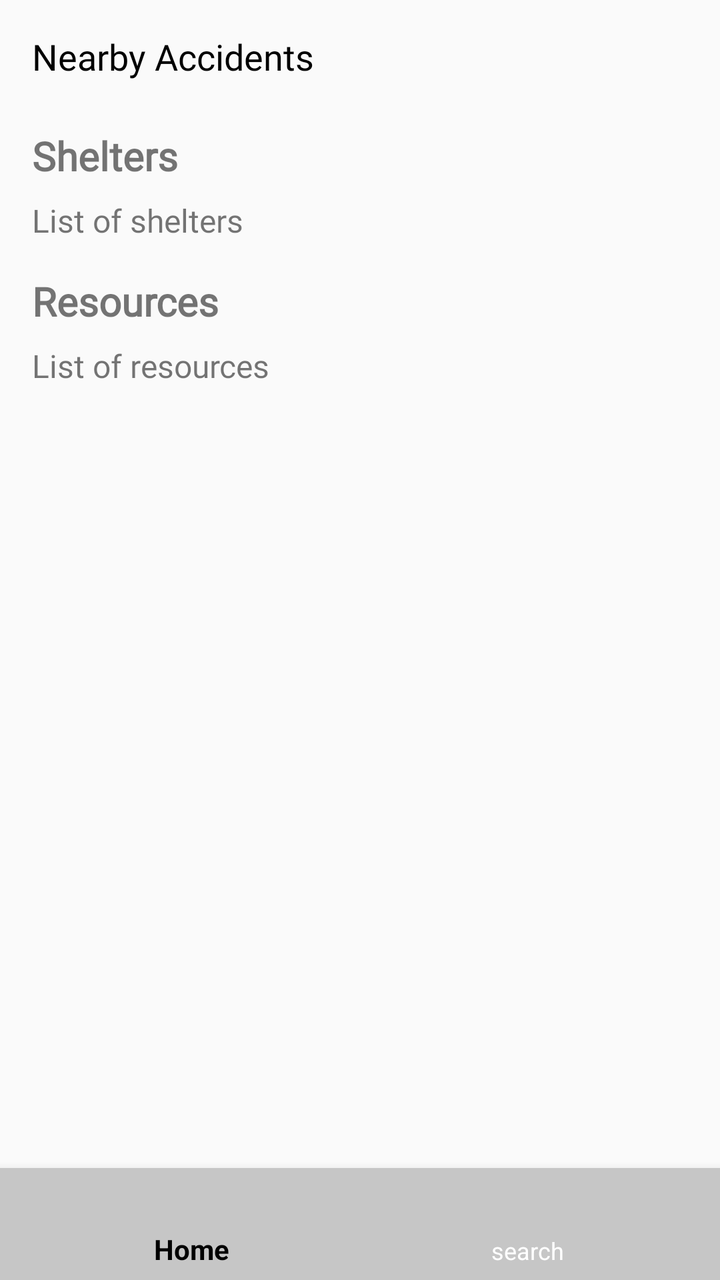
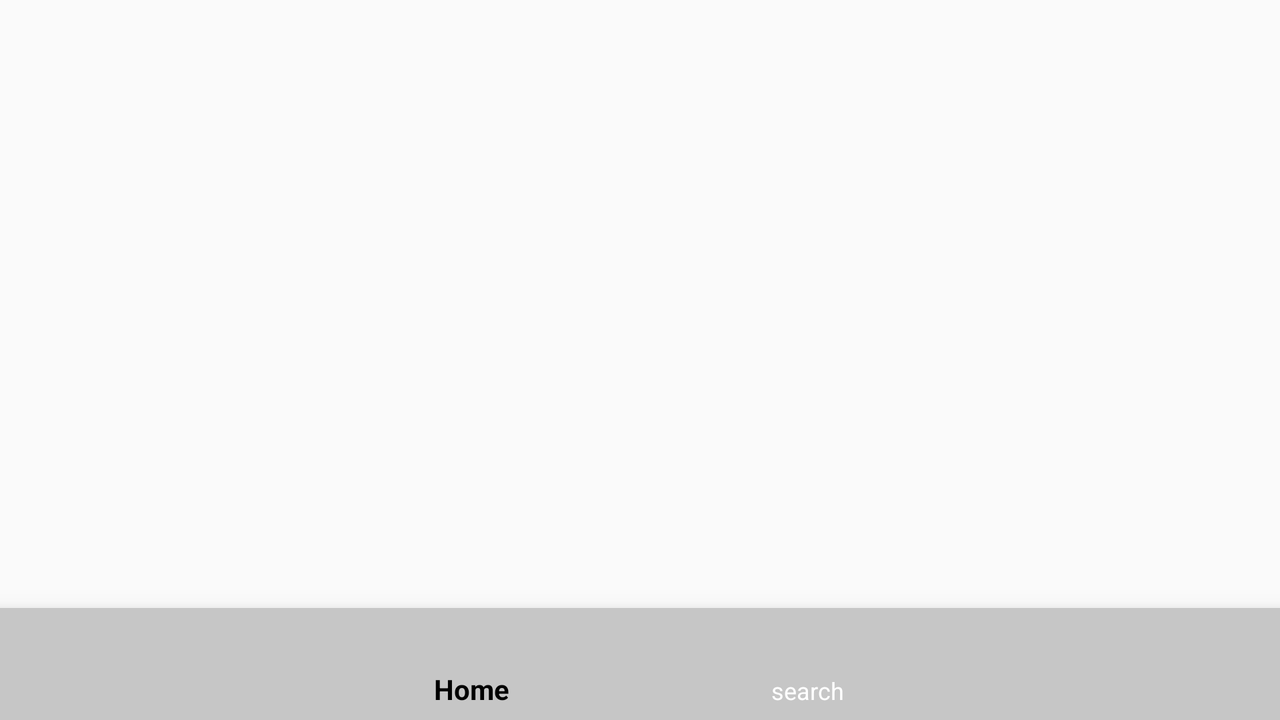

Two renders of one Android screen. The first uses the default layout on a phone; the second uses the alternative layout the repository ships for a different screen configuration, on a matching device. The two XML files are below.
<!-- AndroidManifest.xml: application theme Theme.Terra -->
<!-- res/layout/activity_authority_search_screen.xml -->
<?xml version="1.0" encoding="utf-8"?>
<androidx.constraintlayout.widget.ConstraintLayout
    xmlns:android="http://schemas.android.com/apk/res/android"
    xmlns:app="http://schemas.android.com/apk/res-auto"
    xmlns:tools="http://schemas.android.com/tools"
    android:layout_width="match_parent"
    android:layout_height="match_parent"
    tools:context=".users.citizen.activities.CitizenSearchScreen">

    <ScrollView
        android:layout_width="match_parent"
        android:layout_height="0dp"
        app:layout_constraintBottom_toTopOf="@id/bottomNavigationViewAuthority"
        app:layout_constraintEnd_toEndOf="parent"
        app:layout_constraintStart_toStartOf="parent"
        app:layout_constraintTop_toTopOf="parent">

        <androidx.constraintlayout.widget.ConstraintLayout
            android:layout_width="match_parent"
            android:layout_height="match_parent">

            <TextView
                android:id="@+id/nearbyAccidentsText"
                android:layout_width="0dp"
                android:layout_height="wrap_content"
                android:layout_marginStart="16dp"
                android:layout_marginTop="16dp"
                android:fontFamily="@font/montserrat_black"
                android:text="Nearby Accidents"
                android:textColor="@color/black"
                android:textSize="18sp"
                app:layout_constraintStart_toStartOf="parent"
                app:layout_constraintTop_toTopOf="parent" />

            <androidx.recyclerview.widget.RecyclerView
                android:id="@+id/nearbyAccidentsList"
                android:layout_width="0dp"
                android:layout_height="wrap_content"
                android:layout_marginStart="16dp"
                android:layout_marginTop="8dp"
                android:layout_marginEnd="16dp"
                app:layout_constraintEnd_toEndOf="parent"
                app:layout_constraintHorizontal_bias="0.0"
                app:layout_constraintStart_toStartOf="parent"
                app:layout_constraintTop_toBottomOf="@id/nearbyAccidentsText" />

            <TextView
                android:id="@+id/shelters_label"
                android:layout_width="wrap_content"
                android:layout_height="wrap_content"
                android:layout_marginStart="16dp"
                android:layout_marginTop="16dp"
                android:fontFamily="@font/montserrat_black"
                android:text="Shelters"
                android:textSize="20sp"
                android:textStyle="bold"
                app:layout_constraintStart_toStartOf="parent"
                app:layout_constraintTop_toBottomOf="@+id/nearbyAccidentsList" />

            <TextView
                android:id="@+id/resources_label"
                android:layout_width="wrap_content"
                android:layout_height="wrap_content"
                android:layout_marginStart="16dp"
                android:layout_marginTop="16dp"
                android:fontFamily="@font/montserrat_black"
                android:text="Resources"
                android:textSize="20sp"
                android:textStyle="bold"
                app:layout_constraintStart_toStartOf="parent"
                app:layout_constraintTop_toBottomOf="@+id/shelters_list" />

            <TextView
                android:id="@+id/shelters_list"
                android:layout_width="wrap_content"
                android:layout_height="wrap_content"
                android:layout_marginStart="16dp"
                android:layout_marginTop="8dp"
                android:fontFamily="@font/montserrat_black"
                android:text="List of shelters"
                android:textSize="16sp"
                app:layout_constraintStart_toStartOf="parent"
                app:layout_constraintTop_toBottomOf="@+id/shelters_label" />

            <TextView
                android:id="@+id/resources_list"
                android:layout_width="wrap_content"
                android:layout_height="wrap_content"
                android:layout_marginStart="16dp"
                android:layout_marginTop="8dp"
                android:fontFamily="@font/montserrat_black"
                android:text="List of resources"
                android:textSize="16sp"
                app:layout_constraintStart_toStartOf="parent"
                app:layout_constraintTop_toBottomOf="@+id/resources_label" />
        </androidx.constraintlayout.widget.ConstraintLayout>
    </ScrollView>

    <com.google.android.material.bottomnavigation.BottomNavigationView
        android:id="@+id/bottomNavigationViewAuthority"
        android:layout_width="match_parent"
        android:layout_height="wrap_content"
        android:background="#C6C6C6"
        app:itemIconTint="@color/nav_color"
        app:itemTextColor="@color/nav_color"
        app:layout_constraintEnd_toEndOf="parent"
        app:layout_constraintStart_toStartOf="parent"
        app:layout_constraintBottom_toBottomOf="parent"
        app:menu="@menu/bottom_navigation_menu_authority" />
</androidx.constraintlayout.widget.ConstraintLayout>
<!-- resources referenced by this layout -->
<resources>
  <style name="Theme.Terra" parent="Theme.AppCompat.Light.NoActionBar">
          
          <item name="colorPrimary">@color/purple_500</item>
          <item name="colorPrimaryVariant">@color/purple_700</item>
          <item name="colorOnPrimary">@color/white</item>
          
          <item name="colorSecondary">@color/teal_200</item>
          <item name="colorSecondaryVariant">@color/teal_700</item>
          <item name="colorOnSecondary">@color/black</item>
          
          <item name="android:statusBarColor">?attr/colorPrimaryVariant</item>
          
      </style>
</resources>
<!-- res/layout-land/activity_authority_search_screen.xml (the repository's variant of the layout above) -->
<!-- drawn on the phone turned sideways -->
<?xml version="1.0" encoding="utf-8"?>
<androidx.constraintlayout.widget.ConstraintLayout
    xmlns:android="http://schemas.android.com/apk/res/android"
    xmlns:tools="http://schemas.android.com/tools"
    xmlns:app="http://schemas.android.com/apk/res-auto"
    android:layout_width="match_parent"
    android:layout_height="match_parent"
    tools:context=".AuthoritySearchScreen">

    <com.google.android.material.bottomnavigation.BottomNavigationView
        android:id="@+id/bottomNavigationViewAuthority"
        android:layout_width="0dp"
        android:layout_height="wrap_content"
        app:itemIconTint="@color/nav_color"
        app:itemTextColor="@color/nav_color"
        android:background="#C6C6C6"
        app:layout_constraintBottom_toBottomOf="parent"
        app:layout_constraintEnd_toEndOf="parent"
        app:layout_constraintStart_toStartOf="parent"
        app:menu="@menu/bottom_navigation_menu_authority" />

  </androidx.constraintlayout.widget.ConstraintLayout>
